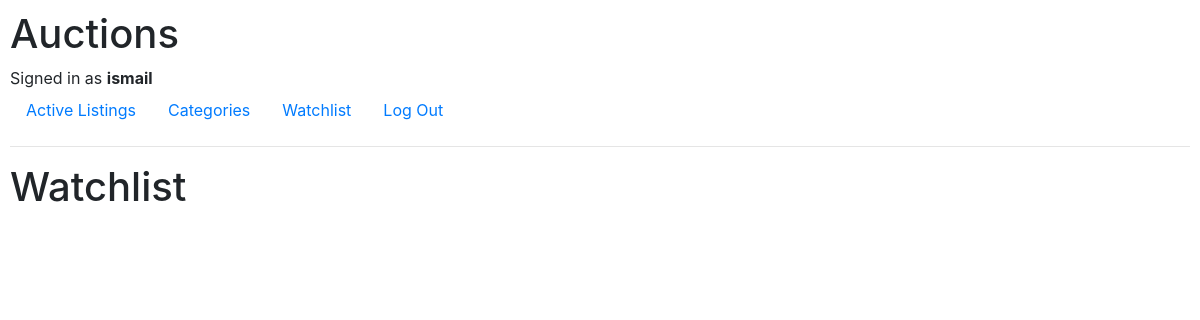
The page /watchlist (signed in) on the database as committed earlier.
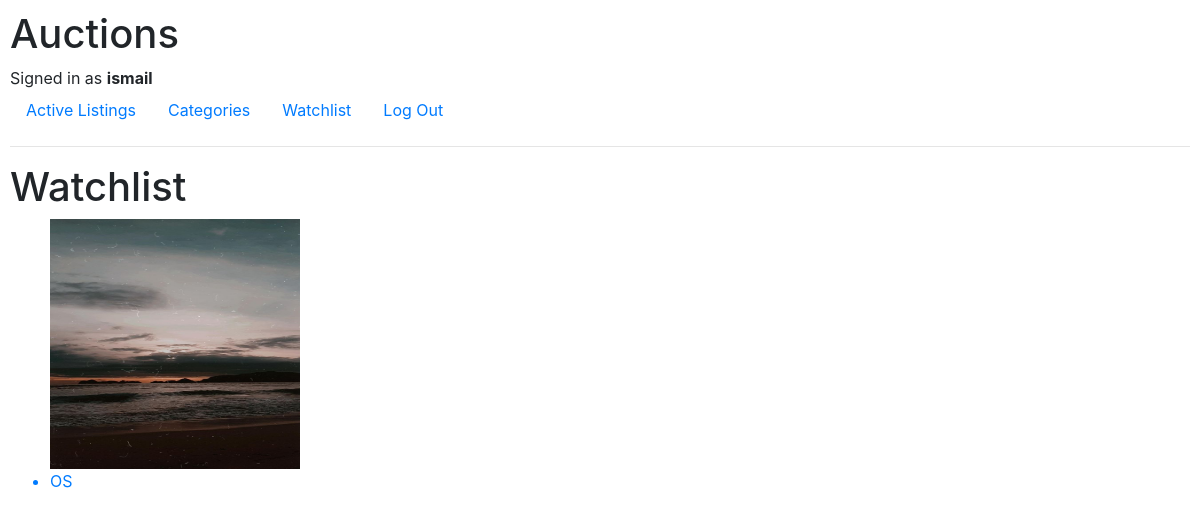
The same page on the database as committed later.
### auctions/models.py (models this page shows, shortened)
class Listing(models.Model):
    title = models.CharField(max_length= 64)
    description = models.CharField(max_length= 128)
    img = models.ImageField(upload_to = 'auctions/media/images')
    isActive = models.BooleanField(default= True, blank=True)
    owner = models.ForeignKey(User, on_delete = models.CASCADE, related_name="user")
    categories = models.ForeignKey(Category, on_delete = models.CASCADE, blank= True, null = True, related_name = "category", default = "None")
    price = models.IntegerField(default = 0)
    watchlist = models.ManyToManyField(User, blank = True, null = True, related_name = "userTo")

### auctions/views.py (the view)
# urls.py: path("watchlist", views.watchlist, name = "watchlist"),
@login_required
def watchlist(request):
    currentUser = request.user
    listing = currentUser.userTo.all()
    context = {'listings':listing}
    return render(request, 'auctions/watchlist.html',context)

### auctions/templates/auctions/watchlist.html
{% extends 'auctions/layout.html' %}
{% block body %}
<h1>Watchlist</h1>
{% for listing in listings %}
<ul>
    <a href = "{% url 'auctions:listing' listing.id%}"><img src = "/{{listing.img}}" class ="img"></img><li>{{listing.title}}</li></a>
</ul>
{% endfor %}
{% endblock body %}

Rows that differ between the two databases and show on the page:
added Listing: img (picture), title "OS"
